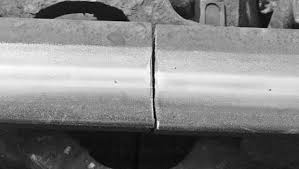
%> input picture track-with-crack.jpg, 299 x 169 px
$ octave Main.m   (GNU Octave 9; MATLAB toolbox functions it lacks are replaced by stand-ins)
%> lines starting %> are read from the running program, lines starting %| are printed output that depends on the picture; in (x1, y1, x2, y2) boxes, pixels count from 0 and x2, y2 are one past the last pixel; in counts of white or black regions, pixels touching at a corner belong together; the program's own positions count from 1
%> the answer given: track-with-crack.jpg
### modules/readImage.m
function image = readImage(imagePath)
%> called with imagePath = 'assets/track-with-crack.jpg'
    image = imread(imagePath);
%> image is the input picture: size 169x299x3 uint8; min 0, max 255, mean 129.1
end

### modules/performMajorityFiltering.m
function majorityFiltered = performMajorityFiltering(image)
    majorityFiltered = image;
    for n = 1:6
        majorityFiltered = bwmorph(majorityFiltered, 'majority');
    end
end

### modules/binarizeImage.m
function binaryImage = binarizeImage(image)
    threshold = graythresh(image);
    binaryImage = imbinarize(image, threshold);
end

### modules/cleanImage.m
function cleanedImage = cleanImage(image)
    cleanedImage = bwmorph(image, 'clean', inf);
end

### modules/displayResults.m
function displayResults(components)
    if components.NumObjects == 1
        disp('Result: No Crack Found...');
    else
        disp('Result: Crack Found!');
    end
end

### modules/fillHoles.m
function filledImage = fillHoles(image)
    filledImage = imfill(image, 'holes');
end

### modules/findConnectedComponents.m
function components = findConnectedComponents(image)
    components = bwconncomp(image);
end

### modules/performOpening.m
function openedImage = performOpening(image)
    openedImage = bwmorph(image, 'open');
end

### modules/preprocessImage.m
function preprocessedImage = preprocessImage(image)
    grayImage = rgb2gray(image);
    equalizedImage = histeq(grayImage);
    preprocessedImage = equalizedImage;
end

### modules/removeSmallRegions.m
function cleanedImage = removeSmallRegions(image)
    cleanedImage = bwareaopen(image, 11000, 8);
end

### Main.m
clc;
clear all;
close all;

% Import functions from modules
addpath('modules');

% Prompt the user to enter the path to the image
imagePath = input('Enter the path to the image: ', 's');
imagePath = "assets/" + imagePath;

% Read the image
readImageFunc = @readImage;
inputImage = readImageFunc(imagePath);
imshow(inputImage);

% Preprocess the image
preprocessImageFunc = @preprocessImage;
preprocessedImage = preprocessImageFunc(inputImage);
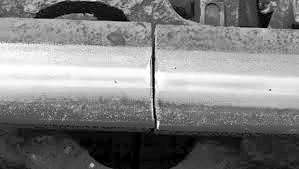
%> preprocessedImage: size 169x299 uint8; min 0, max 255, mean 126.4
figure, imshow(preprocessedImage), title('Image after contrast adjustment');

% Binarize the image
binarizeImageFunc = @binarizeImage;
binaryImage = binarizeImageFunc(preprocessedImage);
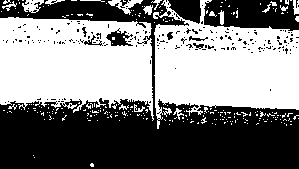
%> binaryImage: size 169x299 logical; 49.9% white; 245 white regions (225 under 20 px), largest, box (x1, y1, x2, y2) and area: (0, 17, 154, 121) 12093, (153, 0, 299, 129) 11495, (108, 0, 143, 15) 195
figure, imshow(binaryImage), title('Binary Image');

% Clean the image
cleanImageFunc = @cleanImage;
cleanedImage = cleanImageFunc(binaryImage);
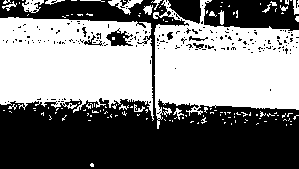
%> cleanedImage: size 169x299 logical; 49.7% white; 133 white regions (113 under 20 px), largest, box (x1, y1, x2, y2) and area: (0, 17, 154, 121) 12093, (153, 0, 299, 129) 11495, (108, 0, 143, 15) 195
figure, imshow(cleanedImage), title('Image after removing isolated pixels');

% Fill holes in the image
fillHolesFunc = @fillHoles;
filledImage = fillHolesFunc(cleanedImage);
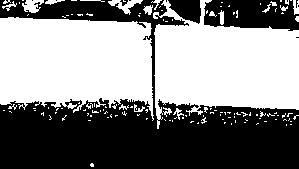
%> filledImage: size 169x299 logical; 51.9% white; 12 black regions (8 under 20 px), largest, box (x1, y1, x2, y2) and area: (0, 0, 299, 169) 21428, (204, 0, 299, 31) 2289, (168, 0, 201, 24) 541, (120, 0, 128, 6) 26
figure, imshow(filledImage), title('Image after filling holes');

% Perform morphological opening
performOpeningFunc = @performOpening;
openedImage = performOpeningFunc(filledImage);
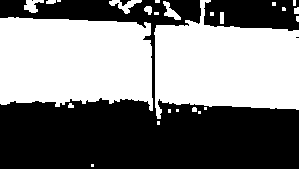
%> openedImage: size 169x299 logical; 49.4% white; 25 white regions (14 under 20 px), largest, box (x1, y1, x2, y2) and area: (0, 17, 153, 111) 12421, (154, 0, 299, 119) 11671, (109, 0, 142, 14) 193
figure, imshow(openedImage), title('Image after morphological opening');

% Remove small regions
removeSmallRegionsFunc = @removeSmallRegions;
removedSmallRegions = removeSmallRegionsFunc(openedImage);
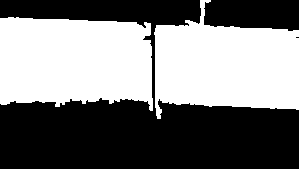
%> removedSmallRegions: size 169x299 logical; 47.7% white; 2 white regions, box (x1, y1, x2, y2) and area: (0, 17, 153, 111) 12421, (154, 0, 299, 119) 11671
figure, imshow(removedSmallRegions), title('Image after removing small regions');

% Perform majority filtering
performMajorityFilteringFunc = @performMajorityFiltering;
majorityImage = performMajorityFilteringFunc(removedSmallRegions);
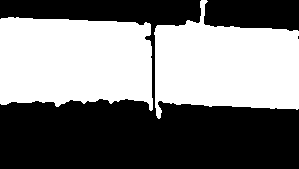
%> majorityImage: size 169x299 logical; 47.7% white; 2 white regions, box (x1, y1, x2, y2) and area: (0, 17, 153, 111) 12440, (154, 0, 299, 119) 11670
figure, imshow(majorityImage), title('Image after majority filtering');

% Find connected components
findConnectedComponentsFunc = @findConnectedComponents;
connectedComponents = findConnectedComponentsFunc(majorityImage);
%> connectedComponents = 2 connected components
disp(connectedComponents);
%> (printed output is left out)

% Display results
displayResultsFunc = @displayResults;
displayResultsFunc(connectedComponents);
